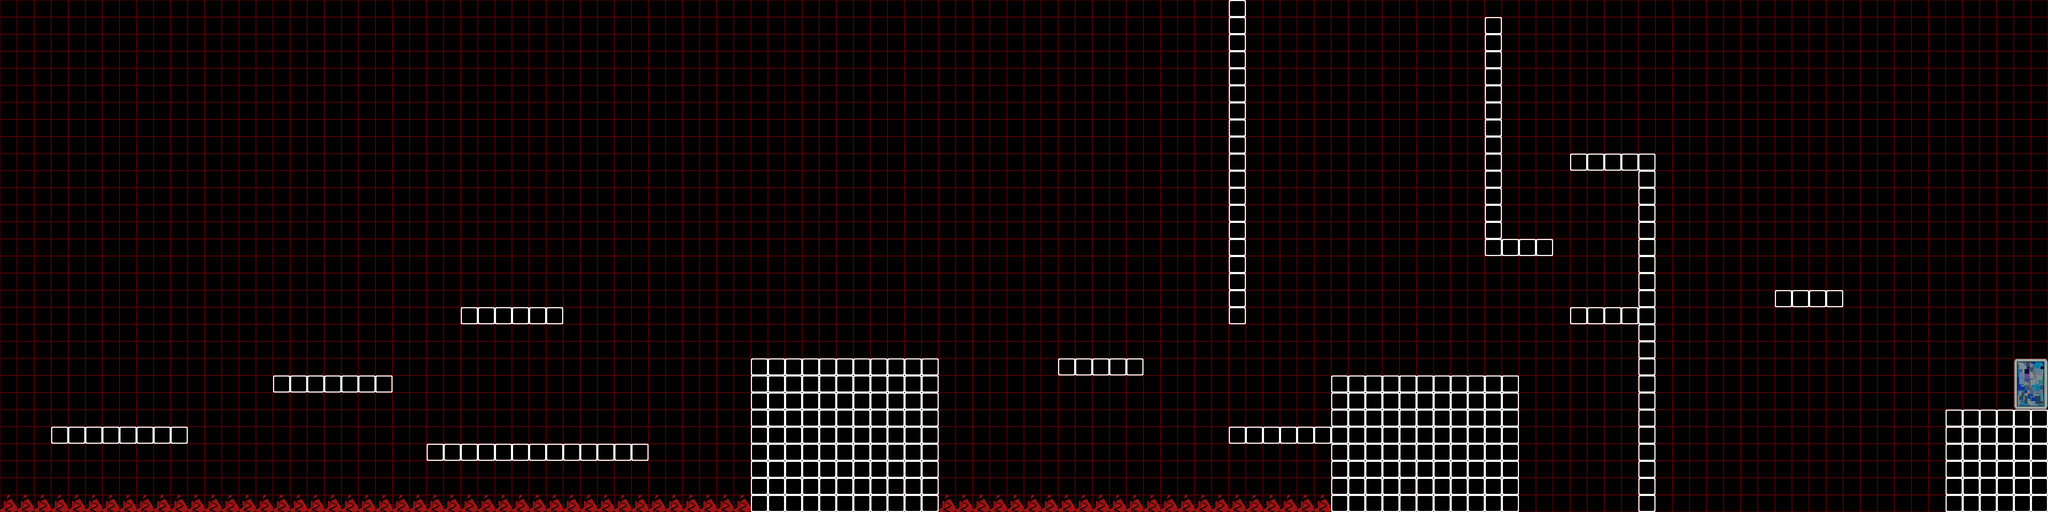

This is a level from a 2D game, rendered from its Tiled map with the project's own tilesets. A one-line summary and the map file follow, with tile-layer data summarised:
An orthogonal 120x30 tile map with 32x32 px tiles, 2 tile layers (bg, Tile Layer 1).

<map version="1.2" tiledversion="1.3.4" orientation="orthogonal" renderorder="right-down" width="120" height="30" tilewidth="32" tileheight="32" infinite="0" nextlayerid="3" nextobjectid="1">
 <tileset firstgid="1" source="../maintileset.tsx" />
 <layer id="2" name="bg" width="120" height="30" locked="1">
  <data>[3600 cells, 3600 non-empty, 1 distinct tile ids]</data>
 </layer>
 <layer id="1" name="Tile Layer 1" width="120" height="30">
  <data>[3600 cells, 405 non-empty, 3 distinct tile ids]</data>
 </layer>
</map>
